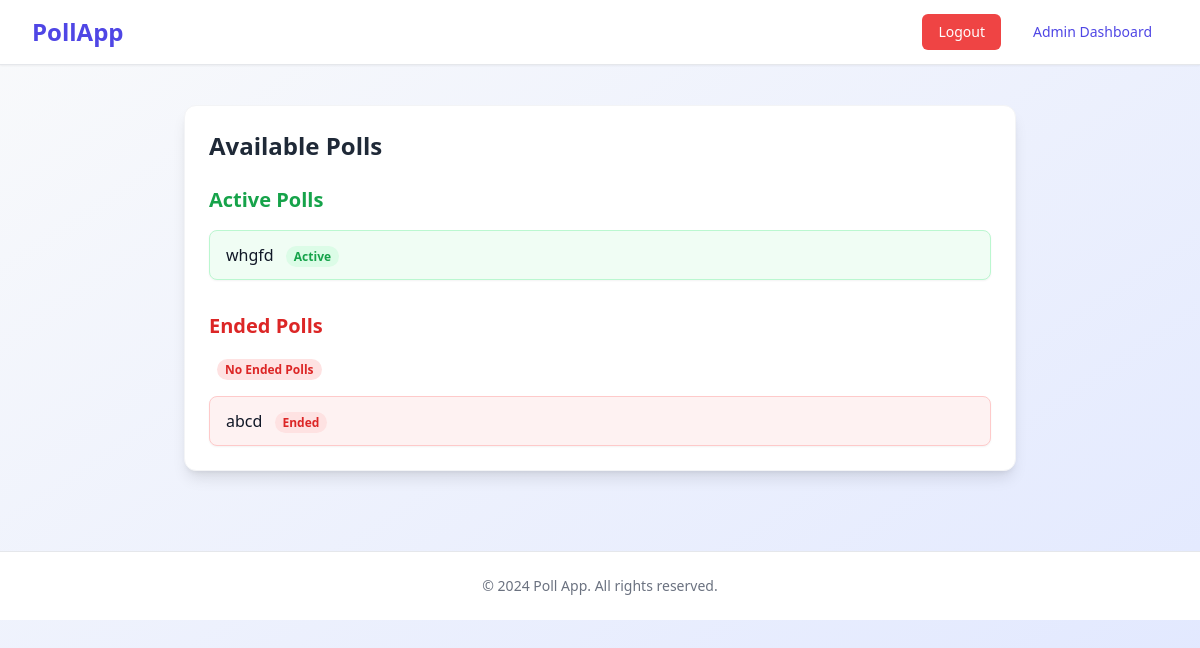
Page /poll_list/ (signed in) on the earlier database version.
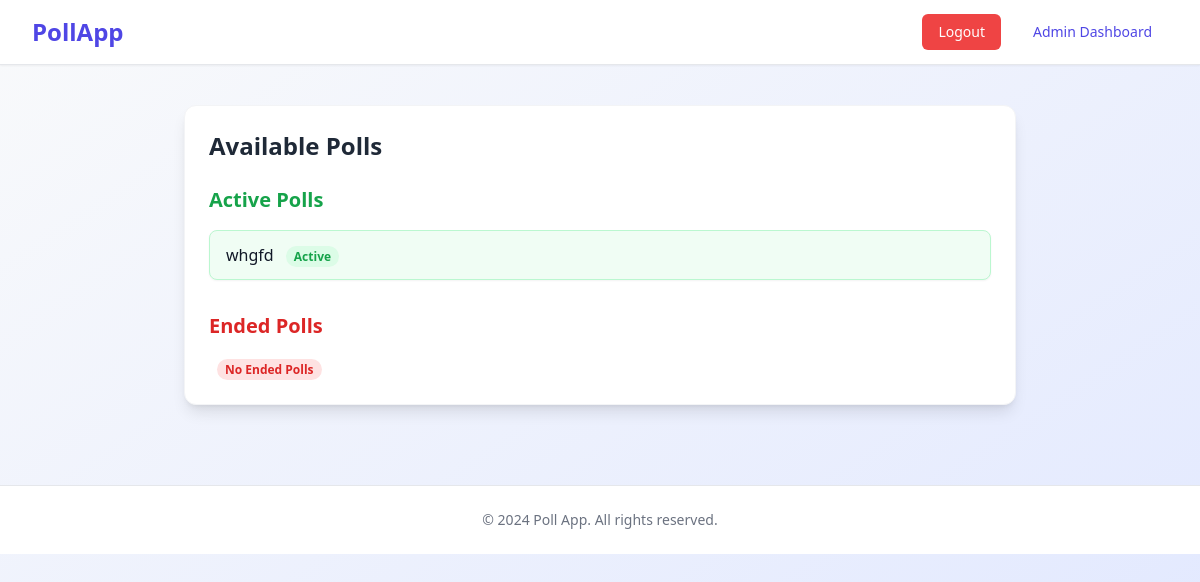
Same page on the later database version.
### pollApp/models.py (models this page shows, shortened)
class PollModel(models.Model):
    user = models.ForeignKey(User, on_delete=models.CASCADE)
    question = models.CharField(max_length=200)
    pub_date = models.DateTimeField('date published')
    is_ended = models.BooleanField(default=False)
    end_time = models.DateTimeField(null=True, blank=True)

### pollApp/views.py (the view)
# urls.py: path("poll_list/", views.poll_list, name="poll_list"),
@login_required
def poll_list(request):
    polls = PollModel.objects.all().order_by("-pub_date")
    return render(request, "poll_list.html", {"polls": polls,"is_admin": request.user.is_staff or request.user.is_superuser})

### pollApp/templates/poll_list.html (shortened to what this page needs)
<!DOCTYPE html>
<html lang="en">
<head>
  <script src="https://cdn.tailwindcss.com"></script>
</head>
<body class="bg-gradient-to-br from-gray-50 to-indigo-100 min-h-screen">
  <nav class="bg-white shadow-sm border-b border-gray-200">
    <div class="max-w-7xl mx-auto px-4 sm:px-6 lg:px-8">
      <div class="flex justify-between items-center h-16">
        <h1 class="text-2xl font-bold text-indigo-600">PollApp</h1>
        <div class="flex space-x-4">
          {% if user.is_authenticated %}
            <a href="{% url 'logout' %}"
               class="px-4 py-2 text-sm font-medium rounded-md text-white bg-red-500 hover:bg-red-600 transition">
              Logout
            </a>
          {% else %}
            <a href="{% url 'login' %}"
               class="px-4 py-2 text-sm font-medium rounded-md text-indigo-600 bg-white hover:bg-indigo-50 transition">
              Login
            </a>
          {% endif %}
          {% if is_admin %}
            <a href="{% url 'admin_poll_list' %}"
              class="px-4 py-2 text-sm font-medium rounded-md text-indigo-600 bg-white hover:bg-indigo-50 transition">
              Admin Dashboard
            </a>
          {% endif %}
        </div>
      </div>
    </div>
  </nav>
  <main class="max-w-4xl mx-auto py-10 px-4 sm:px-6 lg:px-8">
    <div class="bg-white shadow-lg rounded-xl p-6 border border-gray-100">
      <h2 class="text-2xl font-bold text-gray-800 mb-6">Available Polls</h2>
      {% if polls %}
        <h3 class="text-xl font-semibold text-green-600 mb-4">Active Polls</h3>
        <ul class="space-y-4 mb-8">
          {% for poll in polls %}
            {% if not poll.is_ended %}
              <li>
                <a href="{% url 'poll_detail' poll.id %}"
                   class="block bg-green-50 border border-green-200 hover:bg-green-100 transition rounded-lg px-4 py-3 text-gray-900 font-medium shadow-sm">
                  {{ poll.question }}
                  <span class="ml-2 px-2 py-0.5 text-xs rounded-full bg-green-100 text-green-600 font-semibold">Active</span>
                </a>
              </li>
            {% endif %}
          {% empty %}
            <p class="text-gray-500">No active polls right now.</p>
          {% endfor %}
        </ul>
        <h3 class="text-xl font-semibold text-red-600 mb-4">Ended Polls</h3>
        <ul class="space-y-4">
          {% for poll in polls %}
            {% if poll.is_ended %}
              <li>
                <a href="{% url 'poll_detail' poll.id %}"
                   class="block bg-red-50 border border-red-200 hover:bg-red-100 transition rounded-lg px-4 py-3 text-gray-900 font-medium shadow-sm">
                  {{ poll.question }}
                  <span class="ml-2 px-2 py-0.5 text-xs rounded-full bg-red-100 text-red-600 font-semibold">Ended</span>
                </a>
              </li>
            {% else %}
            <span class="ml-2 px-2 py-0.5 text-xs rounded-full bg-red-100 text-red-600 font-semibold">No Ended Polls</span>
            {% endif %}
          {% empty %}
            <p class="text-gray-500">No ended polls yet.</p>
          {% endfor %}
        </ul>
      {% else %}
        <p class="text-gray-500 text-center">No polls available at the moment.</p>
      {% endif %}
    </div>
  </main>
  <footer class="bg-white border-t border-gray-200 mt-10">
    <div class="max-w-7xl mx-auto py-6 px-4 sm:px-6 lg:px-8 text-center">
      <p class="text-gray-500 text-sm">© 2024 Poll App. All rights reserved.</p>
    </div>
  </footer>
</body>
</html>

Differences in the rows shown:
removed PollModel: question "abcd", shown under "Ended Polls"
